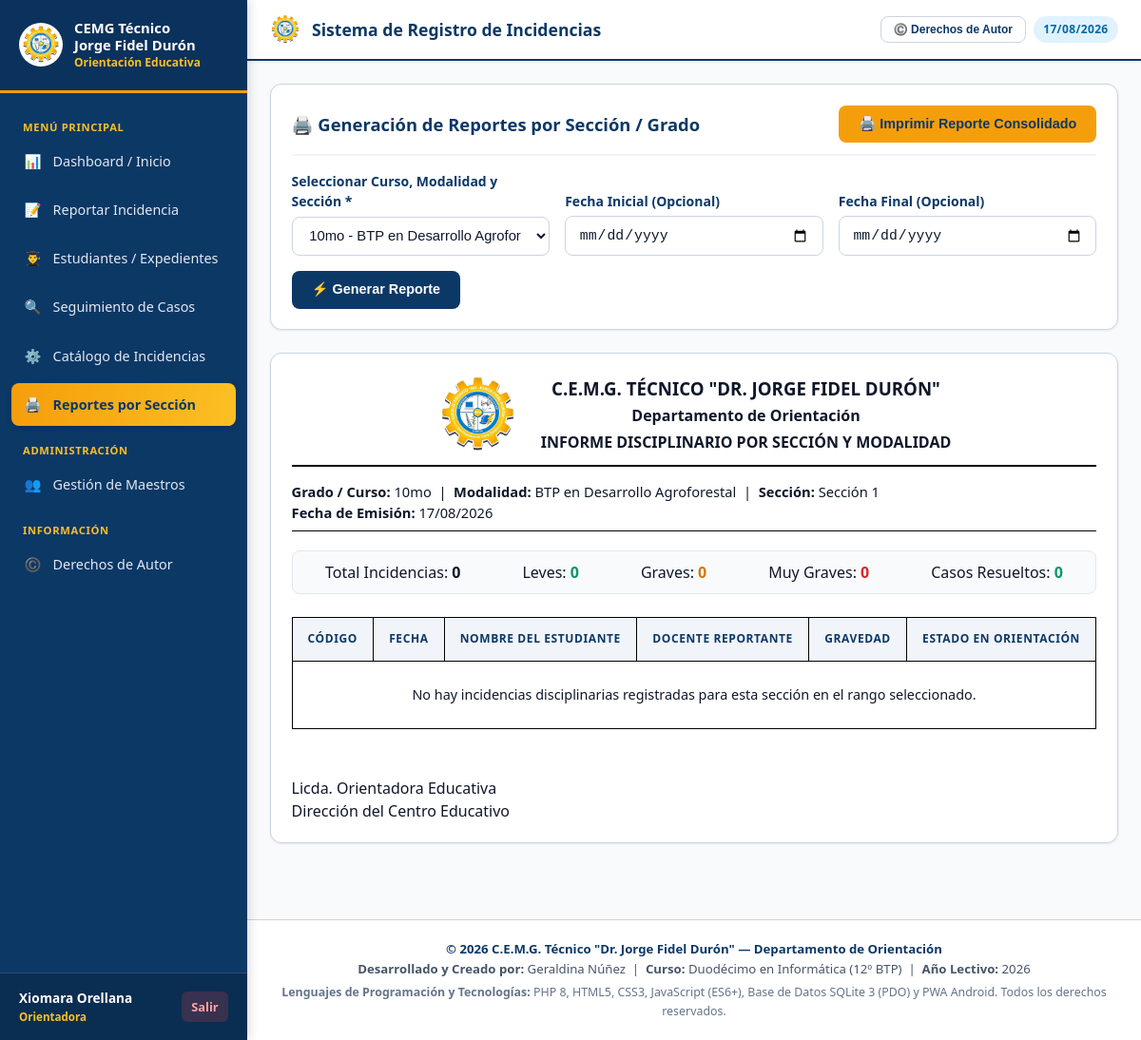
Page /index.php?action=reportes (signed in) on the committed database.
### tables this page shows
CREATE TABLE courses (
                id INTEGER PRIMARY KEY AUTOINCREMENT,
                grade TEXT NOT NULL,          -- e.g. 7mo, 8vo, 9no, 10mo, 11mo, 12mo
                modality TEXT NOT NULL,       -- e.g. Ciclo Básico, BTP en Informática, BTP en Electromecánica, BTP en Desarrollo Agroforestal
                section_name TEXT NOT NULL,   -- e.g. Sección 1, Sección 2, Sección 3
                created_at DATETIME DEFAULT CURRENT_TIMESTAMP,
                UNIQUE(grade, modality, section_name)
            );

### config/database.php (called while the page is built, shortened)
<?php
class Database {
    private static $instance = null;
    private $pdo;
    private function __construct() {
        $dbFile = __DIR__ . '/../database.sqlite';
        try {
            $this->pdo = new PDO("sqlite:" . $dbFile);
            $this->pdo->setAttribute(PDO::ATTR_ERRMODE, PDO::ERRMODE_EXCEPTION);
            $this->pdo->setAttribute(PDO::ATTR_DEFAULT_FETCH_MODE, PDO::FETCH_ASSOC);
            $this->pdo->exec("PRAGMA foreign_keys = ON;");
        } catch (PDOException $e) {
            die("Error de conexión a la base de datos: " . $e->getMessage());
        }
    }
    public static function getInstance() {
        if (self::$instance === null) {
            self::$instance = new Database();
        }
        return self::$instance;
    }
    public function getConnection() {
        return $this->pdo;
    }
    private function initTables() {
        try {
            $this->pdo->exec("ALTER TABLE incident_reports ADD COLUMN custom_reporter_name TEXT;");
        } catch (PDOException $e) {
        }
    }
}

### controllers/StudentController.php (called while the page is built, shortened)
<?php
require_once __DIR__ . '/../config/database.php';
class StudentController {
    private $db;
    public function __construct() {
        $this->db = Database::getInstance()->getConnection();
    }
    public function getAllCourses() {
        $stmt = $this->db->query("SELECT * FROM courses ORDER BY grade ASC, modality ASC, section_name ASC");
        return $stmt->fetchAll();
    }
}

### controllers/ReportController.php (called while the page is built, shortened)
<?php
require_once __DIR__ . '/../config/database.php';
class ReportController {
    private $db;
    public function __construct() {
        $this->db = Database::getInstance()->getConnection();
    }
    public function getSectionReport($courseId, $startDate = null, $endDate = null) {
        $stmtCourse = $this->db->prepare("SELECT * FROM courses WHERE id = ?");
        $stmtCourse->execute([$courseId]);
        $course = $stmtCourse->fetch();
        $sql = "
            SELECT r.*, s.full_name as student_name, s.identity_num, s.student_code,
                   u.full_name as reporter_name,
                   (SELECT COUNT(*) FROM incident_report_items ri WHERE ri.report_id = r.id) as item_count
            FROM incident_reports r
            JOIN students s ON r.student_id = s.id
            JOIN users u ON r.reporter_user_id = u.id
            WHERE s.course_id = ?
        ";
        $params = [$courseId];
        $sql .= " ORDER BY r.report_date DESC, s.full_name ASC";
        $stmt = $this->db->prepare($sql);
        $stmt->execute($params);
        $reports = $stmt->fetchAll();
        $stats = [
            'total' => count($reports),
            'leve' => 0,
            'grave' => 0,
            'muy_grave' => 0,
            'resueltos' => 0,
            'pendientes' => 0
        ];
        return [
            'course' => $course,
            'reports' => $reports,
            'stats' => $stats
        ];
    }
}

### views/reporte_seccion.php (the view, shortened to what this page needs)
<?php
require_once __DIR__ . '/header.php';
require_once __DIR__ . '/../controllers/StudentController.php';
require_once __DIR__ . '/../controllers/ReportController.php';
$studentController = new StudentController();
$reportController = new ReportController();
$courses = $studentController->getAllCourses();
$courseId = $_GET['course_id'] ?? ($courses[0]['id'] ?? null);
$startDate = $_GET['start_date'] ?? '';
$endDate = $_GET['end_date'] ?? '';
$sectionReport = $courseId ? $reportController->getSectionReport($courseId, $startDate, $endDate) : null;
?>
<div class="card no-print" style="margin-bottom: 1.5rem;">
    <div class="card-header">
        <div class="card-title">🖨️ Generación de Reportes por Sección / Grado</div>
        <button onclick="window.print()" class="btn btn-secondary">
            🖨️ Imprimir Reporte Consolidado
        </button>
    </div>
    <form action="index.php" method="GET" class="form-grid" style="align-items: flex-end;">
        <div class="form-group" style="margin-bottom: 0;">
            <label for="course_id">Seleccionar Curso, Modalidad y Sección *</label>
            <select id="course_id" name="course_id" class="form-control" required>
                <?php foreach ($courses as $c): ?>
                    <option value="<?= $c['id'] ?>" <?= $courseId == $c['id'] ? 'selected' : '' ?>>
                        <?= htmlspecialchars($c['grade']) ?> - <?= htmlspecialchars($c['modality']) ?> (<?= htmlspecialchars($c['section_name']) ?>)
                    </option>
                <?php endforeach; ?>
            </select>
        </div>
        <div class="form-group" style="margin-bottom: 0;">
            <label for="start_date">Fecha Inicial (Opcional)</label>
            <input type="date" id="start_date" name="start_date" class="form-control" value="<?= htmlspecialchars($startDate) ?>">
        </div>
        <div class="form-group" style="margin-bottom: 0;">
            <label for="end_date">Fecha Final (Opcional)</label>
            <input type="date" id="end_date" name="end_date" class="form-control" value="<?= htmlspecialchars($endDate) ?>">
        </div>
        <div>
            <button type="submit" class="btn btn-primary">⚡ Generar Reporte</button>
        </div>
    </form>
</div>
<?php if ($sectionReport): ?>
    <?php $course = $sectionReport['course']; $reports = $sectionReport['reports']; $stats = $sectionReport['stats']; ?>
    <div class="print-page card" style="background: white;">
        <div class="print-header" style="display: flex; align-items: center; justify-content: center; gap: 1.5rem; text-align: center; border-bottom: 2px solid #000; padding-bottom: 10px; margin-bottom: 15px;">
            <img src="assets/img/logo.jpg" alt="Logo C.E.M.G. Técnico Dr. Jorge Fidel Durón" style="height: 85px; width: 85px; object-fit: contain;">
            <div>
                <h1 style="font-size: 14pt; font-weight: bold; text-transform: uppercase; margin: 0;">C.E.M.G. TÉCNICO "DR. JORGE FIDEL DURÓN"</h1>
                <h2 style="font-size: 12pt; font-weight: bold; margin: 2px 0;">Departamento de Orientación</h2>
                <h3 style="font-size: 12pt; font-weight: bold; text-transform: uppercase; margin-top: 4px;">INFORME DISCIPLINARIO POR SECCIÓN Y MODALIDAD</h3>
            </div>
        </div>
        <div style="margin-bottom: 1.25rem; font-size: 11pt; border-bottom: 1px solid #000; padding-bottom: 8px;">
            <strong>Grado / Curso:</strong> <?= htmlspecialchars($course['grade']) ?> &nbsp;|&nbsp;
            <strong>Modalidad:</strong> <?= htmlspecialchars($course['modality']) ?> &nbsp;|&nbsp;
            <strong>Sección:</strong> <?= htmlspecialchars($course['section_name']) ?><br>
            <strong>Fecha de Emisión:</strong> <?= date('d/m/Y') ?>
        </div>
        <div style="display: flex; gap: 1rem; margin-bottom: 1.5rem; justify-content: space-around; background: #f8fafc; padding: 10px; border: 1px solid #e2e8f0; border-radius: 8px;">
            <div>Total Incidencias: <strong><?= $stats['total'] ?></strong></div>
            <div>Leves: <strong style="color: var(--success);"><?= $stats['leve'] ?></strong></div>
            <div>Graves: <strong style="color: var(--warning);"><?= $stats['grave'] ?></strong></div>
            <div>Muy Graves: <strong style="color: var(--danger);"><?= $stats['muy_grave'] ?></strong></div>
            <div>Casos Resueltos: <strong style="color: var(--success);"><?= $stats['resueltos'] ?></strong></div>
        </div>
        <div class="table-responsive">
            <table class="table" style="border: 1px solid #000;">
                <thead>
                    <tr style="background: #e2e8f0;">
                        <th style="border: 1px solid #000;">Código</th>
                        <th style="border: 1px solid #000;">Fecha</th>
                        <th style="border: 1px solid #000;">Nombre del Estudiante</th>
                        <th style="border: 1px solid #000;">Docente Reportante</th>
                        <th style="border: 1px solid #000;">Gravedad</th>
                        <th style="border: 1px solid #000;">Estado en Orientación</th>
                    </tr>
                </thead>
                <tbody>
                    <?php if (empty($reports)): ?>
                        <tr>
                            <td colspan="6" style="text-align: center; padding: 1.5rem; border: 1px solid #000;">
                                No hay incidencias disciplinarias registradas para esta sección en el rango seleccionado.
                            </td>
                        </tr>
                    <?php endif; ?>
                </tbody>
            </table>
        </div>
        <div class="print-signatures" style="margin-top: 50px;">
            <div class="signature-line">
                Licda. Orientadora Educativa
            </div>
            <div class="signature-line">
                Dirección del Centro Educativo
            </div>
        </div>
    </div>
<?php endif; ?>
<?php require_once __DIR__ . '/footer.php'; ?>

### assets/css/style.css (style rules this page uses)
:root { --primary: #0c3866; --primary-hover: #08284a; --primary-light: #eff6ff; --secondary: #f59e0b; --secondary-hover: #d97706; --secondary-light: #fef3c7; --yellow-accent: #fbbf24; --accent: #0284c7; --success: #059669; --success-bg: #d1fae5; --warning: #d97706; --warning-bg: #fef3c7; --danger: #dc2626; --danger-bg: #fee2e2; --info: #0284c7; --info-bg: #e0f2fe; --bg-main: #f8fafc; --bg-card: #ffffff; --text-main: #0f172a; --text-muted: #475569; --border: #cbd5e1; --font-family: system-ui, -apple-system, BlinkMacSystemFont, 'Segoe UI', Roboto, Helvetica, Arial, sans-serif; --shadow-sm: 0 1px 3px 0 rgba(0, 0, 0, 0.08); --shadow-md: 0 4px 6px -1px rgba(0, 0, 0, 0.12), 0 2px 4px -1px rgba(0, 0, 0, 0.07); --shadow-lg: 0 10px 15px -3px rgba(0, 0, 0, 0.15), 0 4px 6px -2px rgba(0, 0, 0, 0.08); --radius: 12px; --radius-sm: 8px; }
* { box-sizing: border-box; margin: 0; padding: 0; }
body { font-family: var(--font-family); background-color: var(--bg-main); color: var(--text-main); line-height: 1.5; min-height: 100vh; }
.card { background-color: var(--bg-card); border-radius: var(--radius); border: 1px solid var(--border); box-shadow: var(--shadow-sm); padding: 1.35rem; margin-bottom: 1.5rem; }
.card-header { display: flex; align-items: center; justify-content: space-between; margin-bottom: 1rem; padding-bottom: 0.75rem; border-bottom: 2px solid #f1f5f9; }
.card-title { font-size: 1.15rem; font-weight: 800; color: var(--primary); }
.btn { display: inline-flex; align-items: center; justify-content: center; gap: 0.5rem; padding: 0.65rem 1.25rem; font-size: 0.9rem; font-weight: 700; border-radius: var(--radius-sm); border: 1px solid transparent; cursor: pointer; text-decoration: none; transition: all 0.2s ease; }
.btn-primary { background-color: var(--primary); color: #ffffff; }
.btn-secondary { background-color: var(--secondary); color: var(--primary); font-weight: 800; }
.form-group { margin-bottom: 1.15rem; }
.form-group label { display: block; font-size: 0.875rem; font-weight: 700; margin-bottom: 0.35rem; color: var(--primary); }
.form-control { width: 100%; padding: 0.65rem 0.85rem; font-size: 0.925rem; border: 1.5px solid var(--border); border-radius: var(--radius-sm); background-color: #ffffff; color: var(--text-main); transition: border-color 0.2s; }
.form-grid { display: grid; grid-template-columns: repeat(auto-fit, minmax(240px, 1fr)); gap: 1rem; }
.table-responsive { width: 100%; overflow-x: auto; }
.table { width: 100%; border-collapse: collapse; text-align: left; font-size: 0.9rem; }
.table th { background-color: #f1f5f9; color: var(--primary); font-weight: 800; text-transform: uppercase; font-size: 0.75rem; letter-spacing: 0.05em; padding: 0.85rem 1rem; border-bottom: 2px solid var(--border); }
.table td { padding: 0.85rem 1rem; border-bottom: 1px solid var(--border); vertical-align: middle; }

### rows in the picture
courses: grade "10mo", modality "BTP en Desarrollo Agroforestal", section_name "Sección 1"

### other values in the picture
$fullName "Xiomara Orellana"
$roleName "Orientadora"
$stats['total'] "0"
$stats['leve'] "0"
$stats['grave'] "0"
$stats['muy_grave'] "0"
$stats['resueltos'] "0"
form field course_id "10mo - BTP en Desarrollo Agroforestal (Sección 1)"
